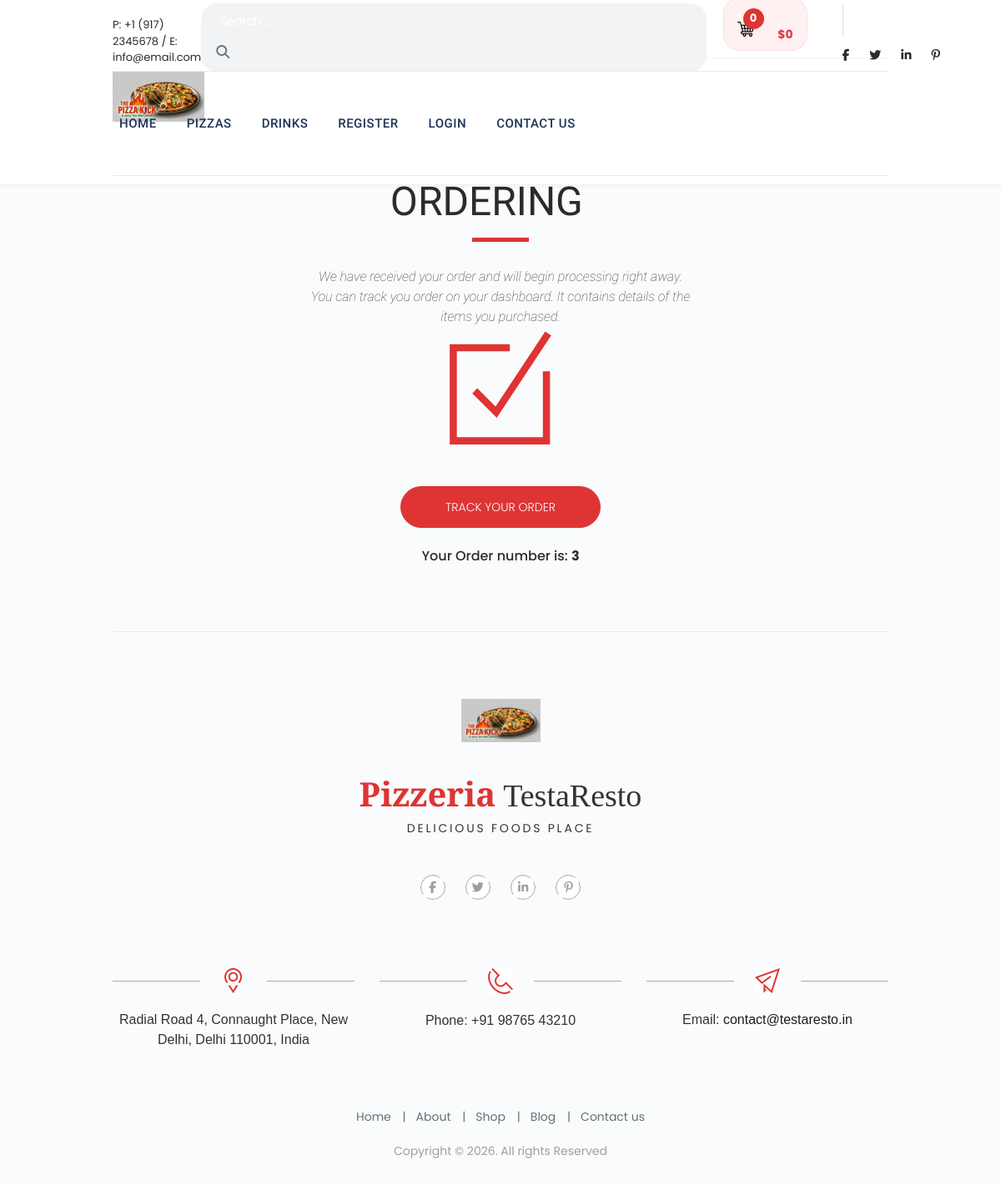
Screenshot of /thankyou/3 with the database file from the repository.
### product/models.py (models this page shows, shortened)
class Category(models.Model):
    name = models.CharField(max_length=100,unique=True)
    slug = models.SlugField(max_length=100,unique=True)
    class Meta:
        ordering = ('name',)
        verbose_name = 'category'
        verbose_name_plural = 'categories'

class Order(models.Model):
    total = models.DecimalField(max_digits=10, decimal_places=2, verbose_name='USD Order Total')
    created = models.DateTimeField(auto_now_add=True)
    first_name = models.CharField(max_length=250, blank=True)
    last_name = models.CharField(max_length=250, blank=True)
    emailAddress = models.EmailField(blank=True,null=True)
    phone = models.CharField(max_length=250, blank=True)
    address = models.CharField(max_length=250, blank=True)
    city = models.CharField(max_length=250, blank=True)
    postal_code = models.CharField(max_length=250, blank=True)
    status = models.CharField(max_length=250, blank=True,null=True,default='Pending')
    class Meta:
        db_table = 'Order'
        ordering = ['-created']

### product/views.py (the view)
# urls.py: path('thankyou/<int:order_id>', views.thankyou, name='thankyou'),
def thankyou(request, order_id):
    if order_id:
        customer_order = get_object_or_404(Order, id=order_id)
    return render(request, 'product/thankyou.html', {'customer_order': customer_order})

### product/context_processors.py (called while the page is built)
def categories(request):
    categories = Category.objects.order_by('-name')
    return dict(categories=categories)

def counter(request):
    counter_val = 0
    total = 0
    cart_items = []
    if 'admin' in request.path:
        return {}
    else:
        try:
            cart = Cart.objects.filter(cart_id=_cart_id(request)).first()
            if cart:
                cart_items = CartItem.objects.filter(cart=cart, active=True)
                for cart_item in cart_items:
                    total += (cart_item.product.price * cart_item.quantity)
                    counter_val += cart_item.quantity
        except Exception:
            pass
    return {
        'counter': counter_val,
        'cart_items': cart_items,
        'total': total
    }

### product/views.py (called while the page is built)
def _cart_id(request):
    cart = request.session.session_key
    if not cart:
        cart = request.session.create()
    return cart

### product/templates/product/thankyou.html (shortened to what this page needs)
{% extends 'product/base.html' %} {% load static %} {% block content %}
<div class="container">
  <div class="pizza_breadcrumb">
    <a href="index.html"> Home</a> /
    <span>Success</span>
  </div>
  <section class="thank_you">
    <div class="piz_title">
      <div class="small_title"><h3>hello world!</h3></div>
      <div class="big_title">
        <h1 class="thk_big_title">thank you for ordering</h1>
      </div>
    </div>
    <div class="title_devider">
      <p class="line"></p>
    </div>
    <div class="under_title">
      <p>
        We have received your order and will begin processing right away. You
        can track you order on your dashboard. It contains details of the items
        you purchased.
      </p>
    </div>
  </section>
  <section class="content top_margin_60-55">
    <div class="order_ok">
      <img src="{% static 'product/img/ok.svg' %}" />
    </div>
    <a href="{% url 'my_dashboard' %}">
      <button type="button" class="btn btn-outline-primary">
        track your order
      </button>
    </a>
<br>
    <div class="thk_big_title mt-4"><h3>Your Order number is: <b>{{ customer_order.id }}</b></h3></div>
  </section>
</div>
{% endblock %}

### product/templates/product/base.html (shortened to what this page needs)
{% load static %} {% load crispy_forms_tags %}
<!DOCTYPE html>
<html lang="en">
  <head>
    <link href="{% static 'product/css/bootstrap.css' %}" rel="stylesheet" />
    <link href="{% static 'product/css/superslides.css' %}" rel="stylesheet" />
    <link href="{% static 'product/css/font-awesome.css' %}" rel="stylesheet" />
    <link rel="stylesheet" href="{% static 'product/css/owl.carousel.css' %}" />
    <link
      rel="stylesheet"
      href="{% static 'product/css/owl.theme.default.min.css' %}"
    />
    <link href="{% static 'product/css/navigation.css' %}" rel="stylesheet" />
    <link rel="stylesheet" href="{% static 'product/css/reset.css' %}" />
    <link rel="stylesheet" href="{% static 'product/css/style.css' %}" />
    <link rel="stylesheet" href="{% static 'product/css/modern_overrides.css' %}" />
  </head>
  <body>
    <div id="main">
      <div class="header-v3">
        <div class="container">
          <div class="menu-top desktop-top">
            <div class="left_block">
              <div class="phone_email">
                P: +1 (917) 2345678 / E: info@email.com
              </div>
            </div>
            <div class="right_block">
              <div class="my_search">
                <form
                  class="search clearfix"
                  action="{% url 'search' %}"
                  ,
                  method="GET"
                >
                  <div class="input-group">
                    <input
                      type="text"
                      name="title"
                      class="form-control"
                      placeholder=" Search...."
                      style="width: 600px"
                    />
                    <div class="input-group-append">
                      <button type="submit" class="btn btn-outline-primary-gry">
                        <i class="fa fa-search"></i>
                      </button>
                    </div>
                  </div>
                </form>
              </div>
              <div class="my_cart_wrapper">
                <div class="my_cart_button">
                  <a href="#">
                    <img
                      class="pizza_cart"
                      src="{% static 'product/img/shopping-cart.png' %}"
                    />
                    <span class="cart_circle">{{counter}}</span>
                  </a>
                  <div class="cart_sum">${{total}}</div>
                </div>
              </div>
              <div class="top_social">
                <ul>
                  <li>
                    <a href="#"><i class="fab fa-facebook-f"></i></a>
                  </li>
                  <li>
                    <a href="#"><i class="fab fa-twitter"></i></a>
                  </li>
                  <li>
                    <a href="#"><i class="fab fa-linkedin-in"></i></a>
                  </li>
                  <li>
                    <a href="#"><i class="fab fa-pinterest-p"></i></a>
                  </li>
                </ul>
              </div>
            </div>
          </div>
          <div class="header-inner_1 clearfix">
            <header class="header_bg">
              <div class="logo">
                <a href="{% url 'home' %}">
                  <img src="{% static 'product/img/logo.png' %}" />
                </a>
              </div>
            </header>
            <nav id="navigation" class="navigation clearfix">
              <div class="navigation-body">
                <ul class="navigation-menu">
                  <li class="navigation-item">
                    <a class="navigation-link" href="{% url 'home' %}">Home</a>
                  </li>
                  {% for category in categories %}
                  <li class="navigation-item">
                    <a
                      class="navigation-link"
                      href="{% url 'products_by_category' category.slug %}"
                      >{{category.name}}</a
                    >
                  </li>
                  {% endfor %} {% if request.user.is_authenticated %}
                  <li class="navigation-item">
                    <a class="navigation-link" href="#"
                      >Welcome, {{request.user.first_name}}</a
                    >
                    <ul class="navigation-dropdown">
                      <li class="navigation-dropdown-item">
                        <a
                          class="navigation-dropdown-link"
                          href="{% url 'my_dashboard'  %}"
                          >My Dashboard</a
                        >
                      </li>
                      <li class="navigation-dropdown-item">
                        <a
                          class="navigation-dropdown-link"
                          href="{% url 'signout' %}"
                          >Log Out</a
                        >
                      </li>
                    </ul>
                  </li>
                  {% else %}
                  <li class="navigation-item">
                    <a class="navigation-link" href="{% url 'signup' %}"
                      >Register</a
                    >
                  </li>
                  <li class="navigation-item">
                    <a class="navigation-link" href="{% url 'signin' %}"
                      >Login</a
                    >
                  </li>
                  {% endif %}
                  <li class="navigation-item">
                    <a class="navigation-link" href="contact.html"
                      >Contact us</a
                    >
                  </li>
                </ul>
              </div>
            </nav>
          </div>
        </div>
      </div>
      {% block content%} {% endblock %}
      <footer>
        <div class="bot1-wrapper top_margin_80">
          <div class="container">
            <div class="bot1 clearfix">
              <div class="logo2_wrapper">
                <img
                  src="{% static 'product/img/logo2_wrapper.png' %}"
                  alt=""
                  class="img-fluid"
                />
                <div class="logo_title">
                  <div class="bottom_logo">
                    <span>Pizzeria</span> TestaResto
                  </div>
                  <div class="bottom_logo_desc">delicious foods place</div>
                </div>
              </div>
              <div class="social-footer-wrapper">
                <ul class="social-footer clearfix">
                  <li>
                    <a href="#"><i class="fab fa-facebook-f"></i></a>
                  </li>
                  <li>
                    <a href="#"><i class="fab fa-twitter"></i></a>
                  </li>
                  <li>
                    <a href="#"><i class="fab fa-linkedin-in"></i></a>
                  </li>
                  <li>
                    <a href="#"><i class="fab fa-pinterest-p"></i></a>
                  </li>
                </ul>
              </div>
            </div>
          </div>
        </div>
        <div class="bot2-wrapper">
          <div class="container">
            <div class="bot2 clearfix">
              <div class="row">
                <div class="col-md-4">
                  <div class="contact-us-block">
                    <figure>
                      <img
                        src="{% static 'product/img/ic1.png' %}"
                        alt=""
                        class="img-fluid"
                      />
                    </figure>
                    <div class="txt1">
                      Radial Road 4, Connaught Place, New Delhi, Delhi 110001, India
                    </div>
                  </div>
                </div>
                <div class="col-md-4">
                  <div class="contact-us-block">
                    <figure>
                      <img
                        src="{% static 'product/img/ic2.png' %}"
                        alt=""
                        class="img-fluid"
                      />
                    </figure>
                    <div class="txt1">Phone: +91 98765 43210</div>
                  </div>
                </div>
                <div class="col-md-4">
                  <div class="contact-us-block">
                    <figure>
                      <img
                        src="{% static 'product/img/ic3.png' %}"
                        alt=""
                        class="img-fluid"
                      />
                    </figure>
                    <div class="txt1">
                      Email: <a href="mailto:contact@testaresto.in">contact@testaresto.in</a>
                    </div>
                  </div>
                </div>
              </div>
            </div>
          </div>
        </div>
        <div class="bot3-wrapper">
          <div class="container">
            <div class="bot3 clearfix">
              <ul class="menu-bot">
                <li><a href="#">Home</a></li>
                <li><a href="#">About</a></li>
                <li><a href="#">Shop</a></li>
                <li><a href="#">Blog</a></li>
                <li><a href="#">Contact us</a></li>
              </ul>
              <div class="copyrights">Copyright &copy; {% now "Y" %}. All rights Reserved</div>
            </div>
          </div>
        </div>
      </footer>
    </div>
  </body>
</html>

### product/static/product/css/navigation.css (style rules this page uses)
.navigation { display: -ms-flexbox; display: flex; -ms-flex-align: initial; align-items: initial; width: 100%; min-height: 60px; padding: 0; position: relative; line-height: initial; font-family: inherit; box-sizing: border-box; background-color: #333333; transition: background 0.3s; }
@media (min-width: 1000px) { .navigation { height: auto; } }
.navigation *, .navigation *:before, .navigation *:after { box-sizing: border-box; -webkit-tap-highlight-color: transparent; text-decoration: none; }
.navigation-body { width: 100%; height: 100%; position: fixed; top: 0; left: -100%; overflow-x: hidden; overflow-y: auto; background-color: #333333; z-index: 20000; transition: left 0.8s cubic-bezier(0.1, 0.1, 0.1, 0.1), right 0.8s cubic-bezier(0.1, 0.1, 0.1, 0.1); }
@media (min-width: 500px) { .navigation-body { width: 320px; } }
@media (min-width: 1000px) { .navigation-body { display: -ms-flexbox; display: flex; -ms-flex-align: center; align-items: center; width: 100%; position: relative; left: auto; overflow: visible; z-index: auto; background-color: transparent; transition: all 0s ease 0s; } }
.navigation-body.scroll-momentum { -webkit-overflow-scrolling: touch; }
.navigation-menu { width: 100%; margin: 0; padding: 0; list-style: none; font-size: 0rem; display: inline-block; float: left; }
@media (min-width: 1000px) { .navigation-menu { width: auto; display: -ms-flexbox; display: flex; -ms-flex-align: center; align-items: center; } }
@media (min-width: 1000px) { .navigation .navigation-menu { -ms-flex-item-align: stretch; align-self: stretch; -ms-flex-align: stretch; align-items: stretch; } }
.navigation-item { width: 100%; margin: 0; float: left; display: inline-block; }
@media (min-width: 1000px) { .navigation-item { width: auto; } }
.navigation-link { width: 100%; padding: 13px 16px; display: -ms-flexbox; display: flex; -ms-flex-align: center; align-items: center; position: relative; font-size: 14px; letter-spacing: 0.3px; color: #d1d1d1; text-decoration: none !important; border-bottom: solid 1px #404040; transition: border-color 0.3s, color 0.3s, background 0.3s; }
@media (min-width: 1000px) { .navigation-item:last-child .navigation-link { border-top: none; border-bottom: none; } }
@media (min-width: 1000px) { .navigation-link { height: 100%; padding: 10px 16px; line-height: 60px; border: none; } }

### rows the page displays
Category: name "PIZZAS"
Category: name "DRINKS"
Order: id "3"

### other values shown
{{ counter }} "0"
{{ total }} "0"
